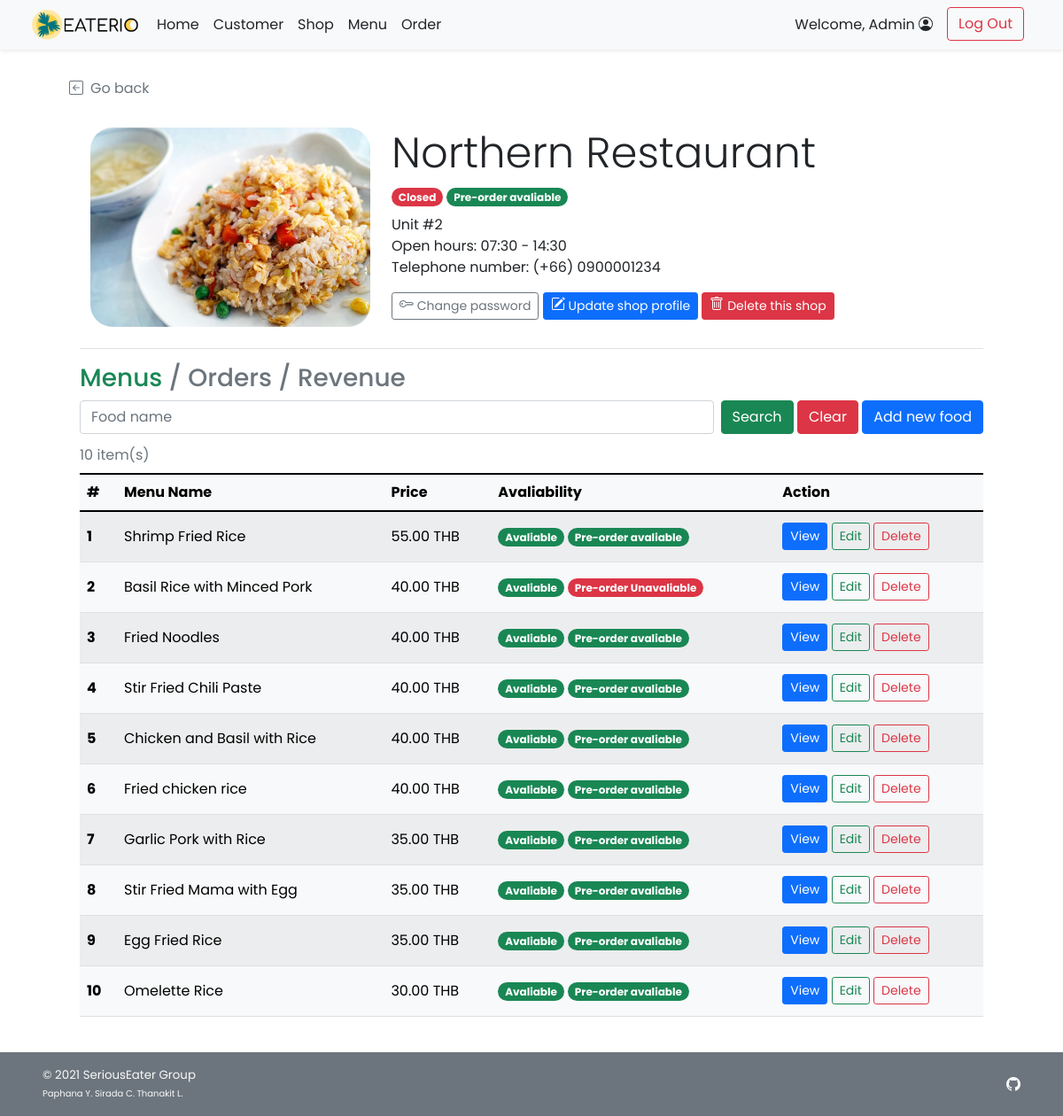
The app's page /admin/admin_shop_detail.php?s_id=1 (signed in), older data.
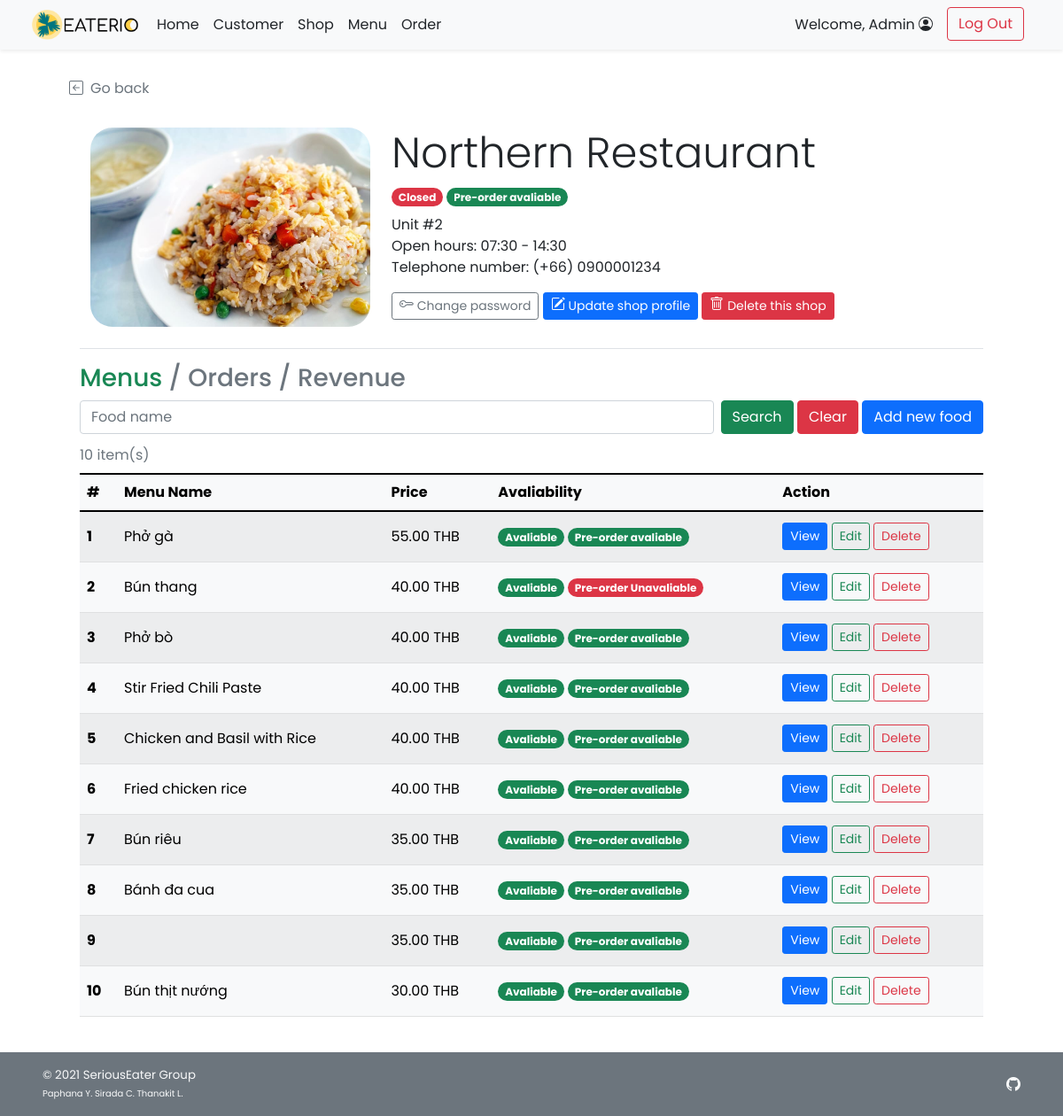
The same page, newer data.
### tables this page shows
CREATE TABLE `shop` (
  `s_id` int(11) NOT NULL,
  `s_username` varchar(45) NOT NULL,
  `s_pwd` varchar(45) NOT NULL,
  `s_name` varchar(100) NOT NULL,
  `s_location` varchar(100) NOT NULL,
  `s_openhour` time NOT NULL,
  `s_closehour` time NOT NULL,
  `s_status` tinyint(4) NOT NULL DEFAULT 1 COMMENT 'Shop ready for taking an order or not (True for open, False for close)',
  `s_preorderStatus` tinyint(4) NOT NULL DEFAULT 1 COMMENT 'Shop is ready for tomorrow pre-order or not',
  `s_email` varchar(100) NOT NULL,
  `s_phoneno` varchar(45) NOT NULL,
  `s_pic` text DEFAULT NULL
);

CREATE TABLE `food` (
  `f_id` int(11) NOT NULL,
  `s_id` int(11) NOT NULL,
  `f_name` varchar(100) NOT NULL,
  `f_price` decimal(6,2) NOT NULL,
  `f_todayavail` tinyint(4) NOT NULL DEFAULT 1 COMMENT 'Food is available to order or not',
  `f_preorderavail` tinyint(4) NOT NULL DEFAULT 1,
  `f_pic` text DEFAULT NULL
);

### admin/admin_shop_detail.php (the view, shortened to what this page needs)
<!DOCTYPE html>
<html lang="en">
<head>
    <?php
        include("../conn_db.php");
        include('../head.php');
    ?>
    <link href="../css/main.css" rel="stylesheet">
    <link href="../css/menu.css" rel="stylesheet">
</head>
<body class="d-flex flex-column h-100">
    <?php include('nav_header_admin.php')?>
    <?php
        $s_id = $_GET["s_id"];
        $query = "SELECT s_name,s_location,s_openhour,s_closehour,s_status,s_preorderstatus,s_phoneno,s_pic
        FROM shop WHERE s_id = {$s_id} LIMIT 0,1";
        $result = $mysqli -> query($query);
        $shop_row = $result -> fetch_array();
    ?>
    <div class="container px-5 py-4" id="shop-body">
        <a class="nav nav-item text-decoration-none text-muted mb-2" href="#" onclick="history.back();">
            <i class="bi bi-arrow-left-square me-2"></i>Go back
        </a>
        <div class="container row row-cols-6 row-cols-md-12 g-5 pt-4 mb-4" id="shop-header">
            <div class="rounded-25 col-6 col-md-4" id="shop-img" style="
                    background: url(
                        <?php
                            if(is_null($shop_row["s_pic"])){echo "'../img/default.png'";}
                            else{echo "'../img/{$shop_row['s_pic']}'";}
                        ?>
                    ) center; height: 225px;
                    background-size: cover; background-repeat: no-repeat;
                    background-position: center;">
            </div>
            <div class="col-6 col-md-8">
                <h1 class="display-5 strong"><?php echo $shop_row["s_name"];?></h1>
                <ul class="list-unstyled">
                    <li class="my-2">
                        <?php
                            $now = date('H:i:s');
                            if((($now < $shop_row["s_openhour"])||($now > $shop_row["s_closehour"]))||($shop_row["s_status"]==0)){
                        ?>
                        <span class="badge rounded-pill bg-danger">Closed</span>
                        <?php }else{ ?>
                        <span class="badge rounded-pill bg-success">Open</span>
                        <?php }
                            if($shop_row["s_preorderstatus"]==1){
                        ?>
                        <span class="badge rounded-pill bg-success">Pre-order avaliable</span>
                        <?php }else{ ?>
                        <span class="badge rounded-pill bg-danger">Pre-order Unavaliable</span>
                        <?php } ?>
                    </li>
                    <li class=""><?php echo $shop_row["s_location"];?></li>
                    <li class="">Open hours:
                        <?php
                            $open = explode(":",$shop_row["s_openhour"]);
                            $close = explode(":",$shop_row["s_closehour"]);
                            echo $open[0].":".$open[1]." - ".$close[0].":".$close[1];
                        ?>
                    </li>
                    <li class="">Telephone number: <?php echo "(+66) ".$shop_row["s_phoneno"];?></li>
                </ul>
                <a class="btn btn-sm btn-outline-secondary" href="admin_shop_pwd.php?s_id=<?php echo $s_id?>">
            Change password
        </a>
        <a class="btn btn-sm btn-primary mt-2 mt-md-0" href="admin_shop_edit.php?s_id=<?php echo $s_id?>">
            Update shop profile
        </a>
        <a class="btn btn-sm btn-danger mt-2 mt-md-0" href="admin_shop_delete.php?s_id=<?php echo $s_id?>">
            Delete this shop
        </a>
            </div>
        </div>
        <div class="container">
        <h3 class="border-top pt-3 my-2">
            <a class="text-decoration-none link-success" href="admin_shop_detail.php?s_id=<?php echo $s_id?>">Menus</a>
            <span class="text-secondary">/</span>
            <a class="nav-item text-decoration-none link-secondary" href="admin_shop_order.php?s_id=<?php echo $s_id?>">Orders</a></span>
            <span class="text-secondary">/</span>
            <a class="nav-item text-decoration-none link-secondary" href="admin_shop_revenue.php?s_id=<?php echo $s_id?>">Revenue</a></span>
        </h3>
            <form class="form-floating mb-1 " method="GET" action="admin_shop_detail.php">
                <div class="row g-2">
                    <div class="col">
                        <input type="text" class="form-control" id="foodname" name="fdn" placeholder="Food name"
                            <?php if(isset($_GET["search"])){?>value="<?php echo $_GET["fdn"];?>" <?php } ?>>
                    </div>
                    <div class="col-auto">
                        <button type="submit" name="search" value="1" class="btn btn-success">Search</button>
                        <button type="reset" class="btn btn-danger"
                            onclick="javascript: window.location='admin_shop_detail.php?s_id=<?php echo $s_id?>'">Clear</button>
                        <a href="admin_food_add.php?s_id=<?php echo $s_id?>" class="btn btn-primary">Add new food</a>
                    </div>
                </div>
            </form>
        </div>
        <?php
            if(isset($_GET["search"])){
                $query = "SELECT * FROM food WHERE s_id = {$s_id} AND f_name LIKE '%{$_GET['fdn']}%' ORDER BY f_price DESC;";
            }else{
                $query = "SELECT * FROM food WHERE s_id = {$s_id} ORDER BY f_price DESC;";
            }
            $result = $mysqli -> query($query);
            $numrow = $result -> num_rows;
            if($numrow > 0){
        ?>
        <div class="container align-items-stretch">
            <div class="table-responsive">
            <table class="table rounded-5 table-light table-striped table-hover align-middle caption-top mb-3">
                <caption><?php echo $numrow;?> item(s) <?php if(isset($_GET["search"])){?><br /><a
                        Result</a><?php } ?></caption>
                <thead class="bg-light">
                    <tr>
                        <th scope="col">#</th>
                        <th scope="col">Menu Name</th>
                        <th scope="col">Price</th>
                        <th scope="col">Avaliability</th>
                        <th scope="col">Action</th>
                    </tr>
                </thead>
                <tbody>
                    <?php $i=1; while($row = $result -> fetch_array()){ ?>
                    <tr>
                        <th><?php echo $i++;?></th>
                        <td><?php echo $row["f_name"];?></td>
                        <td><?php printf("%.2f THB",$row["f_price"]);?></td>
                        <td class="text-wrap">
                            <ul class="list-unstyled mb-3 mb-md-0">
                                <li class="my-2">
                                    <?php if($row["f_todayavail"]==1){ ?>
                                    <span class="badge rounded-pill bg-success">Avaliable</span>
                                    <?php }else{ ?>
                                    <span class="badge rounded-pill bg-danger">Unavaliable</span>
                                    <?php }
                                        if($row["f_preorderavail"]==1){?>
                                    <span class="badge rounded-pill bg-success">Pre-order avaliable</span>
                                    <?php }else{ ?>
                                    <span class="badge rounded-pill bg-danger">Pre-order Unavaliable</span>
                                    <?php }?>
                                </li>
                            </ul>
                        </td>
                        <td>
                            <a href="admin_food_detail.php?f_id=<?php echo $row["f_id"]?>"
                                class="btn btn-sm btn-primary">View</a>
                            <a href="admin_food_edit.php?f_id=<?php echo $row["f_id"]?>"
                                class="btn btn-sm btn-outline-success">Edit</a>
                            <a href="admin_food_delete.php?f_id=<?php echo $row["f_id"]?>"
                                class="btn btn-sm btn-outline-danger">Delete</a>
                        </td>
                    </tr>
                    <?php } ?>
                </tbody>
            </table>
        </div>
        </div>
        <?php } ?>
    </div>
    <footer
        class="footer d-flex flex-wrap justify-content-between align-items-center px-5 py-3 mt-auto bg-secondary text-light">
        <span class="smaller-font">&copy; 2021 SeriousEater Group<br /><span class="xsmall-font">Paphana Y. Sirada C.
                Thanakit L.</span></span>
        <ul class="nav justify-content-end list-unstyled d-flex">
            <li class="ms-3"><a class="text-light" target="_blank" href=#><i
                        class="bi bi-github"></i></a></li>
        </ul>
    </footer>
</body>
</html>

### head.php (shortened to what this page needs)
<link href="https://cdn.jsdelivr.net/npm/bootstrap@5.1.2/dist/css/bootstrap.min.css" rel="stylesheet"
>
<link rel="stylesheet" href="https://cdn.jsdelivr.net/npm/bootstrap-icons@1.5.0/font/bootstrap-icons.css">

### admin/nav_header_admin.php (shortened to what this page needs)
<header class="navbar navbar-expand-md navbar-light fixed-top bg-light shadow-sm mb-auto">
    <div class="container-fluid mx-4">
        <a href="admin_home.php">
            <img src="../img/LOGO_BLACK.png" width="125" class="me-2" alt="ITEC Logo">
        </a>
        <div class="navbar-collapse collapse" id="navbarCollapse">
            <ul class="navbar-nav me-auto mb-2 mb-md-0">
                <li class="nav-item">
                    <a class="nav-link px-2 text-dark" href="admin_home.php">Home</a>
                </li>
                <li class="nav-item">
                    <a href="admin_customer_list.php" class="nav-link px-2 text-dark">Customer</a>
                </li>
                <li class="nav-item">
                    <a href="admin_shop_list.php" class="nav-link px-2 text-dark">Shop</a>
                </li>
                <li class="nav-item">
                    <a href="admin_food_list.php" class="nav-link px-2 text-dark">Menu</a>
                </li>
                <li class="nav-item">
                    <a href="admin_order_list.php" class="nav-link px-2 text-dark">Order</a>
                </li>
            </ul>
            <div class="d-flex">
                <?php if(!isset($_SESSION['aid'])){ ?>
                <a class="btn btn-outline-secondary me-2" href="cust_regist.php">Sign Up</a>
                <a class="btn btn-success" href="cust_login.php">Log In</a>
                <?php }else{ ?>
                <ul class="navbar-nav me-auto mb-2 mb-md-0">
                    <li class="nav-item">
                        <a href="admin_customer_detail.php?c_id=<?php echo $_SESSION["aid"]?>" class="nav-link px-2 text-dark">
                            Welcome, <?=$_SESSION['firstname']?>
                        </a>
                    </li>
                    <li class="nav-item">
                        <a class="mx-2 mt-1 mt-md-0 btn btn-outline-danger" href="../logout.php">Log Out</a>
                    </li>
                </ul>
                <?php } ?>
            </div>
        </div>
    </div>
</header>

### css/main.css (style rules this page uses)
html { height: 100%; }
body { height: 100%; padding-top: 4rem; margin-bottom: -50px; font-family: 'Poppins', 'Noto Sans Thai', sans-serif; }
a { cursor: pointer; }
.bi { vertical-align: -.125em; fill: currentColor; }
.smaller-font { font-size: smaller; }
.xsmall-font { font-size: x-small; }
.rounded-25 { border-radius: 25px; }

### css/menu.css (style rules this page uses)
html, body { height: 100%; }

Row changes from the older to the newer data that the page shows:
changed food: f_name "Shrimp Fried Rice" → "Phở gà"
changed food: f_name "Basil Rice with Minced Pork" → "Bún thang"
changed food: f_name "Fried Noodles" → "Phở bò"
changed food: f_name "Garlic Pork with Rice" → "Bún riêu"
changed food: f_name "Stir Fried Mama with Egg" → "Bánh đa cua"
changed food (number 9 of 10 on the later page): f_name "Egg Fried Rice" → (not shown)
changed food: f_name "Omelette Rice" → "Bún thịt nướng"
